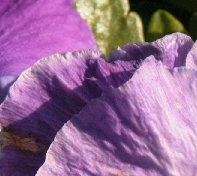
%> input picture Sparse Coding (General)/Data/Training/t1.bmp, 197 x 176 px; its folder holds only this picture in this run
$ octave Demo_Dictionary_Training.m   (GNU Octave 9; MATLAB toolbox functions it lacks are replaced by stand-ins)
%> lines starting %> are read from the running program, lines starting %| are printed output that depends on the picture
### Sparse Coding (General)/rnd_smp_patch.m
function [Xh, Xl] = rnd_smp_patch(img_path, type, patch_size, num_patch, upscale)
%> called with img_path = 'Data/Training', type = '*.bmp', patch_size = 5, num_patch = 100000, upscale = 2

img_dir = dir(fullfile(img_path, type));

img_num = length(img_dir);
nper_img = zeros(1, img_num);

for ii = 1:length(img_dir)
    im = imread(fullfile(img_path, img_dir(ii).name));
%> im is the input picture: size 176x197x3 uint8; mean R, G, B 146.8, 104.8, 144.8
    nper_img(ii) = numel(im);
end

nper_img = floor(nper_img*num_patch/sum(nper_img));
%> nper_img = 100000

% Xh = []; % original code
% Xl = []; % original code
Xh = zeros(patch_size^2, sum(nper_img));   % Add on 2017/01/01
Xl = zeros(4*patch_size^2, sum(nper_img)); % Add on 2017/01/01

for ii = 1:img_num
    patch_num = nper_img(ii);
%> patch_num = 100000
    im = imread(fullfile(img_path, img_dir(ii).name));
    [H, L] = sample_patches(im, patch_size, patch_num, upscale);
    % Xh = [Xh, H]; % original code
    % Xl = [Xl, L]; % original code
    Xh(:, sum(nper_img(1:ii-1))+1:sum(nper_img(1:ii)) ) = H; % Add on 2017/01/01
    Xl(:, sum(nper_img(1:ii-1))+1:sum(nper_img(1:ii)) ) = L; % Add on 2017/01/01
end

patch_path = ['Training/rnd_patches_' num2str(patch_size) '_' num2str(num_patch) '_s' num2str(upscale) '.mat'];
save(patch_path, 'Xh', 'Xl');

### Sparse Coding (General)/sample_patches.m
function [HP, LP] = sample_patches(im, patch_size, patch_num, upscale)
%> called with patch_size = 5, patch_num = 100000, upscale = 2

if size(im, 3) == 3
    hIm = rgb2gray(im);
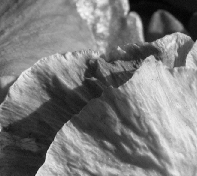
%> hIm: size 176x197 uint8; min 2, max 247, mean 121.9
else
    hIm = im;
end

% generate low resolution counter parts
% lIm = imresize(hIm, 1/upscale, 'bicubic');
% lIm = imresize(lIm, size(hIm), 'bicubic');
lIm = imresize(hIm, 1/upscale, 'bilinear');
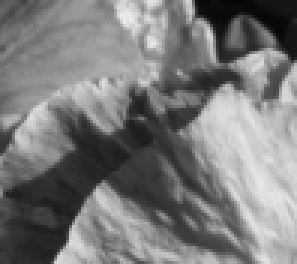
%> lIm: size 88x99 uint8 (shown 3 times larger); min 4, max 240, mean 121.9
lIm = imresize(lIm, size(hIm), 'bilinear');
%> lIm: size 176x197 uint8
[nrow, ncol] = size(hIm);
%> nrow = 176; ncol = 197

x = randperm(nrow-2*patch_size-1) + patch_size;
y = randperm(ncol-2*patch_size-1) + patch_size;

[X,Y] = meshgrid(x,y);

xrow = X(:);
ycol = Y(:);

if patch_num < length(xrow)
    xrow = xrow(1:patch_num);
    ycol = ycol(1:patch_num);
end

patch_num = length(xrow);
%> patch_num = 30690

hIm = double(hIm);
%> hIm: size 176x197 double
lIm = double(lIm);
%> lIm: size 176x197 double

H = zeros(patch_size^2,     length(xrow));
L = zeros(4*patch_size^2,   length(xrow));

% compute the first and second order gradients
hf1 = [-1,0,1];
vf1 = [-1,0,1]';

lImG11 = conv2(lIm, hf1,'same');
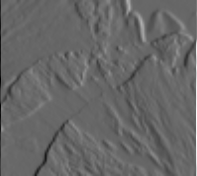
%> lImG11: size 176x197 double; min -149, max 218, mean -0.3; drawn with min black and max white
lImG12 = conv2(lIm, vf1,'same');
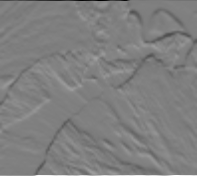
%> lImG12: size 176x197 double; min -224, max 223, mean -0.2; drawn with min black and max white

hf2 = [1,0,-2,0,1];
vf2 = [1,0,-2,0,1]';

lImG21 = conv2(lIm,hf2,'same');
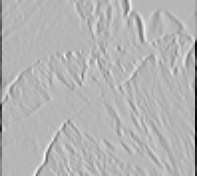
%> lImG21: size 176x197 double; min -228, max 91, mean -2.5; drawn with min black and max white
lImG22 = conv2(lIm,vf2,'same');
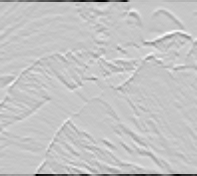
%> lImG22: size 176x197 double; min -239, max 68, mean -2.7; drawn with min black and max white

HP = zeros(patch_size^2, patch_num);    % Add on 2017/01/01
LP = zeros(4*patch_size^2, patch_num);  % Add on 2017/01/01
for ii = 1:patch_num
    row = xrow(ii);
    col = ycol(ii);

    Hpatch = hIm(row:row+patch_size-1,col:col+patch_size-1);

    Lpatch1 = lImG11(row:row+patch_size-1,col:col+patch_size-1);
    Lpatch2 = lImG12(row:row+patch_size-1,col:col+patch_size-1);
    Lpatch3 = lImG21(row:row+patch_size-1,col:col+patch_size-1);
    Lpatch4 = lImG22(row:row+patch_size-1,col:col+patch_size-1);

    Lpatch = [Lpatch1(:),Lpatch2(:),Lpatch3(:),Lpatch4(:)];
    Lpatch = Lpatch(:);

    HP(:,ii) = Hpatch(:)-mean(Hpatch(:));
    LP(:,ii) = Lpatch;
end
%> the run ends on the next line

### Sparse Coding (General)/Demo_Dictionary_Training.m
% ========================================================================
% Demo codes for dictionary training by joint sparse coding
%
% Reference
%   J. Yang et al. Image super-resolution as sparse representation of raw
%   image patches. CVPR 2008.
%   J. Yang et al. Image super-resolution via sparse representation. IEEE
%   Transactions on Image Processing, Vol 19, Issue 11, pp2861-2873, 2010
%
% Jianchao Yang
% ECE Department, University of Illinois at Urbana-Champaign
% For any questions, send email to jyang29@uiuc.edu
% =========================================================================

% clear all;
clc; close all;
% addpath(genpath('RegularizedSC'));

TR_IMG_PATH = 'Data/Training';

dict_size   = 512;          % dictionary size
lambda      = 0.15;         % sparsity regularization
patch_size  = 5;            % image patch size
nSmp        = 100000;       % number of patches to sample
upscale     = 2;            % upscaling factor

% randomly sample image patches
[Xh, Xl] = rnd_smp_patch(TR_IMG_PATH, '*.bmp', patch_size, nSmp, upscale);

$ run again, on Sparse Coding (General)/Data/Training/t14.bmp
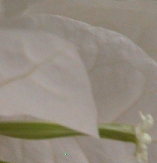
%> input picture Sparse Coding (General)/Data/Training/t14.bmp, 157 x 163 px
%> in rnd_smp_patch, im is the input picture: size 163x157x3 uint8; mean R, G, B 146.8, 138.2, 126
%> in sample_patches, `lImG12 = conv2(lIm, vf1,'same');`:
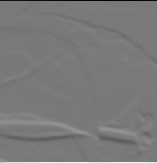
%> lImG12: size 163x157 double; min -144, max 157, mean 0; drawn with min black and max white
%> in sample_patches, `lImG22 = conv2(lIm,vf2,'same');`:
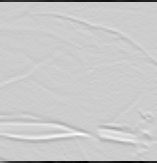
%> lImG22: size 163x157 double; min -160, max 39, mean -3.3; drawn with min black and max white

$ run again, on Sparse Coding (General)/Data/Training/t16.bmp
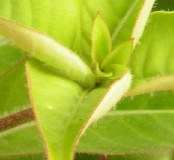
%> input picture Sparse Coding (General)/Data/Training/t16.bmp, 174 x 160 px
%> in rnd_smp_patch, im is the input picture: size 160x174x3 uint8; mean R, G, B 165.8, 184.3, 47.1
%> in sample_patches, `lImG12 = conv2(lIm, vf1,'same');`:
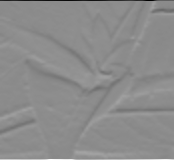
%> lImG12: size 160x174 double; min -236, max 194, mean 0.4; drawn with min black and max white
%> in sample_patches, `lImG22 = conv2(lIm,vf2,'same');`:
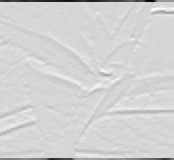
%> lImG22: size 160x174 double; min -245, max 47, mean -3.6; drawn with min black and max white

$ run again, on Sparse Coding (General)/Data/Training/t17.bmp
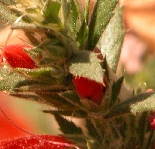
%> input picture Sparse Coding (General)/Data/Training/t17.bmp, 155 x 149 px
%> in rnd_smp_patch, im is the input picture: size 149x155x3 uint8; mean R, G, B 147.6, 100.4, 54
%> in sample_patches, `lImG12 = conv2(lIm, vf1,'same');`:
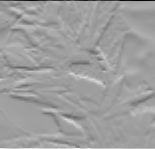
%> lImG12: size 149x155 double; min -219, max 135, mean 0.6; drawn with min black and max white
%> in sample_patches, `lImG22 = conv2(lIm,vf2,'same');`:
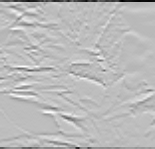
%> lImG22: size 149x155 double; min -230, max 80, mean -3.1; drawn with min black and max white
